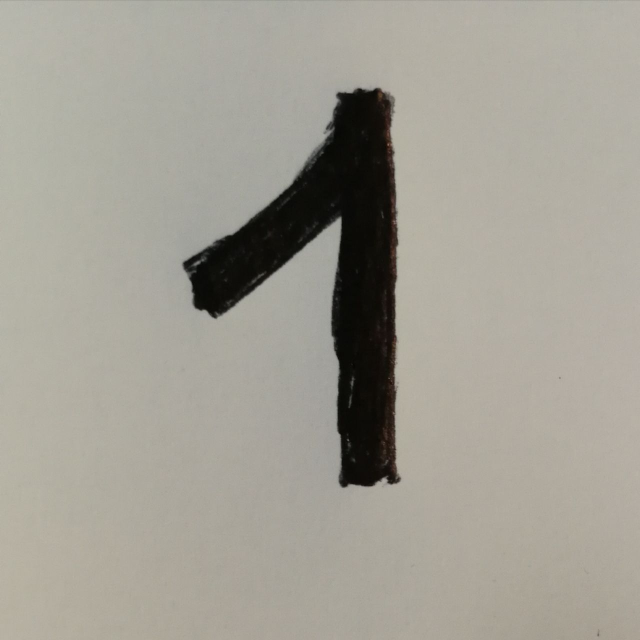
#> input picture imageClassification/realImg/1.jpg, 1279 x 1280 px (shown at 1/2 size)
$ jupyter execute --allow-errors code.ipynb
#> lines starting #> are read from the running program, lines starting #| are printed output that depends on the picture
### imageClassification/src/network.py
# %load network.py

"""
network.py
~~~~~~~~~~
IT WORKS

A module to implement the stochastic gradient descent learning
algorithm for a feedforward neural network.  Gradients are calculated
using backpropagation.  Note that I have focused on making the code
simple, easily readable, and easily modifiable.  It is not optimized,
and omits many desirable features.
"""

#### Libraries
# Standard library
import random

# Third-party libraries
import numpy as np

class Network(object):

    def __init__(self, sizes):
        """The list ``sizes`` contains the number of neurons in the
        respective layers of the network.  For example, if the list
        was [2, 3, 1] then it would be a three-layer network, with the
        first layer containing 2 neurons, the second layer 3 neurons,
        and the third layer 1 neuron.  The biases and weights for the
        network are initialized randomly, using a Gaussian
        distribution with mean 0, and variance 1.  Note that the first
        layer is assumed to be an input layer, and by convention we
        won't set any biases for those neurons, since biases are only
        ever used in computing the outputs from later layers."""
        self.num_layers = len(sizes)
        self.sizes = sizes
        self.biases = [np.random.randn(y, 1) for y in sizes[1:]]
        self.weights = [np.random.randn(y, x)
                        for x, y in zip(sizes[:-1], sizes[1:])]

    def feedforward(self, a):
        """Return the output of the network if ``a`` is input."""
        for b, w in zip(self.biases, self.weights):
            a = sigmoid(np.dot(w, a)+b)
        return a

    # [94 lines left out: functions SGD, update_mini_batch, backprop, evaluate, cost_derivative, not called in this run]

#### Miscellaneous functions
def sigmoid(z):
    """The sigmoid function."""
    return 1.0/(1.0+np.exp(-z))

def sigmoid_prime(z):
    """Derivative of the sigmoid function."""
    return sigmoid(z)*(1-sigmoid(z))

### imageClassification/src/mnist_loader.py
# %load mnist_loader.py
"""
mnist_loader
~~~~~~~~~~~~
A library to load the MNIST image data.  For details of the data
structures that are returned, see the doc strings for ``load_data``
and ``load_data_wrapper``.  In practice, ``load_data_wrapper`` is the
function usually called by our neural network code.
"""

#### Libraries
# Standard library
import pickle
import gzip

# Third-party libraries
import numpy as np

path = '../data/mnist.pkl.gz'

def load_data():
    """Return the MNIST data as a tuple containing the training data,
    the validation data, and the test data.
    The ``training_data`` is returned as a tuple with two entries.
    The first entry contains the actual training images.  This is a
    numpy ndarray with 50,000 entries.  Each entry is, in turn, a
    numpy ndarray with 784 values, representing the 28 * 28 = 784
    pixels in a single MNIST image.
    The second entry in the ``training_data`` tuple is a numpy ndarray
    containing 50,000 entries.  Those entries are just the digit
    values (0...9) for the corresponding images contained in the first
    entry of the tuple.
    The ``validation_data`` and ``test_data`` are similar, except
    each contains only 10,000 images.
    This is a nice data format, but for use in neural networks it's
    helpful to modify the format of the ``training_data`` a little.
    That's done in the wrapper function ``load_data_wrapper()``, see
    below.
    """
    f = gzip.open(path, 'rb')
    training_data, validation_data, test_data = pickle.load(f, encoding="latin1")
    f.close()
    return (training_data, validation_data, test_data)

def load_data_wrapper():
    """Return a tuple containing ``(training_data, validation_data,
    test_data)``. Based on ``load_data``, but the format is more
    convenient for use in our implementation of neural networks.
    In particular, ``training_data`` is a list containing 50,000
    2-tuples ``(x, y)``.  ``x`` is a 784-dimensional numpy.ndarray
    containing the input image.  ``y`` is a 10-dimensional
    numpy.ndarray representing the unit vector corresponding to the
    correct digit for ``x``.
    ``validation_data`` and ``test_data`` are lists containing 10,000
    2-tuples ``(x, y)``.  In each case, ``x`` is a 784-dimensional
    numpy.ndarry containing the input image, and ``y`` is the
    corresponding classification, i.e., the digit values (integers)
    corresponding to ``x``.
    Obviously, this means we're using slightly different formats for
    the training data and the validation / test data.  These formats
    turn out to be the most convenient for use in our neural network
    code."""
    tr_d, va_d, te_d = load_data()
    training_inputs = [np.reshape(x, (784, 1)) for x in tr_d[0]]
    training_results = [vectorized_result(y) for y in tr_d[1]]
    training_data = zip(training_inputs, training_results)
    validation_inputs = [np.reshape(x, (784, 1)) for x in va_d[0]]
    validation_data = zip(validation_inputs, va_d[1])
    test_inputs = [np.reshape(x, (784, 1)) for x in te_d[0]]
    test_data = zip(test_inputs, te_d[1])
    return (training_data, validation_data, test_data)

# [8 lines left out: function vectorized_result, not called in this run]

### imageClassification/src/code.ipynb
[cell 1]
import mnist_loader
import network
import cv2 as cv
import matplotlib.pyplot as plt
import numpy as np

#> (a cell that did not finish here is left out)

[cell 3]
net = network.Network([784, 30, 10])
#> (the rest of this cell did not finish here and is left out)

[cell 4]
path = "./saves/"
b = net.biases
w = net.weights

f = open(path + 'biases.txt', 'w')
for i in range(len(b)):
    f.write(str(b[i]) + '\n')
f.close()
f = open(path + 'weights.txt', 'w')
for i in range(len(w)):
    f.write(str(w[i]) + '\n')
f.close()

[cell 5]
path = "../realImg/"
img = path + '1.jpg'
print("opening: ", img)

img = cv.imread(img, cv.IMREAD_GRAYSCALE)
#> img: shape (1280, 1279); min 2, max 188, mean 158.3
img = cv.resize(img, (28, 28))
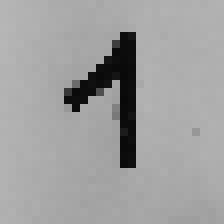
#> img: shape (28, 28) (shown 8 times larger); min 8, max 182, mean 159.5

#plt.imshow(img, cmap='gray')
#plt.show()

for i in range(28):
    for j in range(28):
        img[i][j] = 255 - img[i][j]
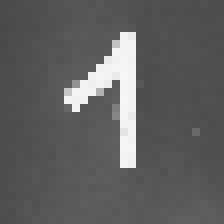
#> img: shape (28, 28) (shown 8 times larger); min 73, max 247, mean 95.5


plt.imshow(img, cmap='gray')
plt.show()

[cell 6]
arr = np.array(img)
arr.resize(784, 1)
print(arr.shape)
#| (784, 1)

[cell 7]
r = net.feedforward(arr)
#> r = [0.00684, 0.00836, 1, 0.349, 0.629, 0.0223, 0.54, 0.000166, 0.0111, 0.445]
